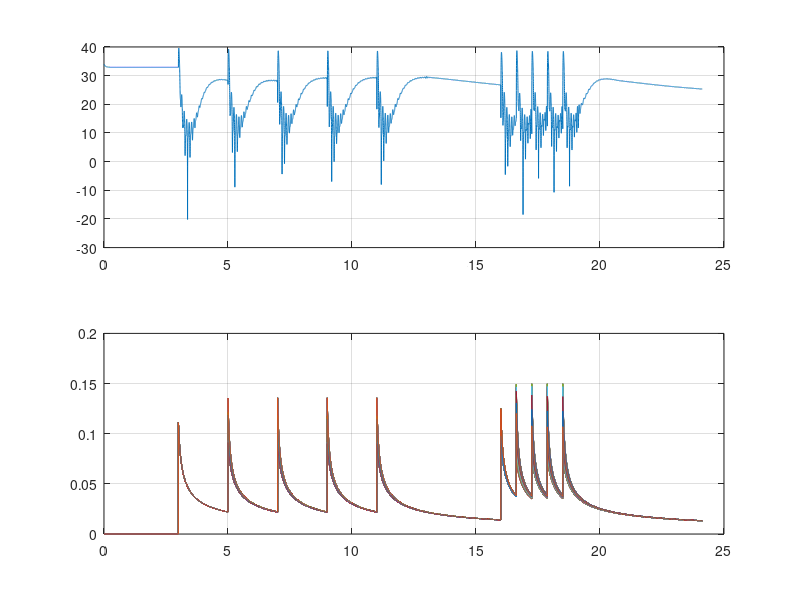

This chart was generated by the following MATLAB code: (Note: this script raises an error after producing the figure.)
%%
% this is pretty much useless
clear all;close all;clc;

% parameters for the 1st layer in the network
freqs1 = (0.1:0.1:10)';
nfreqs1 = length(freqs1);
z10 = 0.00001*ones(nfreqs1,1); % initial complex state of the oscillators
alpha1 = 0*ones(nfreqs1,1);
beta11 = -500*ones(nfreqs1,1);
beta12 = 0*ones(nfreqs1,1);
epsilon1 = 1*ones(nfreqs1,1);

% parameters for the 2nd layer in the network
freqs2 = 20*ones(nfreqs1,1);
nfreqs2 = length(freqs2);
z20 = 0.5*ones(nfreqs2,1); % initial complex state of the oscillators
alpha2 = (5:0.1:14.9)'; %*ones(nfreqs2,1);
beta21 = -alpha2 - 40;
beta22 = 0*ones(nfreqs2,1);
epsilon2 = 1*ones(nfreqs2,1);

c = 600; % coupling strength between the two layers

% parameters for time
fs = 1000;
begin_t = 3; % in seconds
T = 1/fs;
time = 0:T:begin_t-T;

z_all = [];
t_all = [];

%%% Integrate the beginning of the function
% note this initial segment has no input
% write the ODE for z dot
full_sys = @(t,z,alpha1,beta11,beta12,epsilon1,alpha2,beta21,beta22,epsilon2,freqs1,freqs2,c)  ...
    [z(1:nfreqs2).*(alpha2 + 1i*2*pi*freqs2 + beta21.*abs(z(1:nfreqs2)).^2 + ...
    (epsilon2.*beta22.*abs(z(1:nfreqs2)).^4)./(1-epsilon2.*abs(z(1:nfreqs2)).^2)) + ...
    c*(z((nfreqs2+1:nfreqs2+nfreqs1)));
    z(nfreqs2+1:nfreqs2+nfreqs1).*(alpha1 + 1i*2*pi*freqs1 + beta11.*abs(z(nfreqs2+1:nfreqs2+nfreqs1)).^2 + ...
    (epsilon1.*beta12.*abs(z(nfreqs2+1:nfreqs2+nfreqs1)).^4)./(1-epsilon1.*abs(z(nfreqs2+1:nfreqs2+nfreqs1)).^2))];
% integrate the ode to obtain the amplitude
[time,z_i] = ode45(@(t,z) full_sys(t,z,alpha1,beta11,beta12,epsilon1,alpha2,beta21,beta22,epsilon2,freqs1,freqs2,c),time,[z20' z10']);

z_all = [z_all z_i'];
t_all = [t_all time'];

%%% Period of Stimulation 1: at 1.6Hz
% parameters for time during impulse stimulation
num_pulses = 5;
F = 0.1; % forcing amplitude
f = 0.5; % period of stimulation in Hz
stim_t = 1/f; % in seconds
time = t_all(end)+T:T:t_all(end)+stim_t;

for istim = 1:num_pulses
    
    z20 = z_all(1:nfreqs2,end);
    z10 = z_all(nfreqs2+1:nfreqs2+nfreqs1,end) + (F./(1-sqrt(epsilon1).*F)).*(1./(1-sqrt(epsilon1).*conj(z_all(nfreqs2+1:nfreqs2+nfreqs1,end))));
    
    % write the ODE for z dot during stimulation
    full_sys = @(t,z,alpha1,beta11,beta12,epsilon1,alpha2,beta21,beta22,epsilon2,freqs1,freqs2,c)  ...
        [z(1:nfreqs2).*(alpha2 + 1i*2*pi*freqs2 + beta21.*abs(z(1:nfreqs2)).^2 + ...
        (epsilon2.*beta22.*abs(z(1:nfreqs2)).^4)./(1-epsilon2.*abs(z(1:nfreqs2)).^2)) + ...
        c*(z((nfreqs2+1:nfreqs2+nfreqs1)));
        z(nfreqs2+1:nfreqs2+nfreqs1).*(alpha1 + 1i*2*pi*freqs1 + beta11.*abs(z(nfreqs2+1:nfreqs2+nfreqs1)).^2 + ...
        (epsilon1.*beta12.*abs(z(nfreqs2+1:nfreqs2+nfreqs1)).^4)./(1-epsilon1.*abs(z(nfreqs2+1:nfreqs2+nfreqs1)).^2))];
    % integrate the ode to obtain the amplitude
    [time,z_i] = ode45(@(t,z) full_sys(t,z,alpha1,beta11,beta12,epsilon1,alpha2,beta21,beta22,epsilon2,freqs1,freqs2,c),time,[z20' z10']);
    
    z_all = [z_all z_i'];
    t_all = [t_all time'];
    
    % update time vector
    time = t_all(end)+T:T:t_all(end)+stim_t;
    
end

%%% let the system relax after stimulation
% parameters for time after stimulation
relax_t = 3; % in seconds
time = t_all(end)+T:T:t_all(end)+relax_t;

z20 = z_all(1:nfreqs2,end);
z10 = z_all(nfreqs2+1:nfreqs2+nfreqs1,end);

% write the ODE for z dot during relaxation
full_sys = @(t,z,alpha1,beta11,beta12,epsilon1,alpha2,beta21,beta22,epsilon2,freqs1,freqs2,c)  ...
    [z(1:nfreqs2).*(alpha2 + 1i*2*pi*freqs2 + beta21.*abs(z(1:nfreqs2)).^2 + (epsilon2.*beta22.*abs(z(1:nfreqs2)).^4)./(1-epsilon2.*abs(z(1:nfreqs2)).^2)) + c*(z((nfreqs2+1:nfreqs2+nfreqs1)));
    z(nfreqs2+1:nfreqs2+nfreqs1).*(alpha1 + 1i*2*pi*freqs1 + beta11.*abs(z(nfreqs2+1:nfreqs2+nfreqs1)).^2 + (epsilon1.*beta12.*abs(z(nfreqs2+1:nfreqs2+nfreqs1)).^4)./(1-epsilon2.*abs(z(nfreqs2+1:nfreqs2+nfreqs1)).^2))];
% integrate the ode to obtain the amplitude
[time,z_i] = ode45(@(t,z) full_sys(t,z,alpha1,beta11,beta12,epsilon1,alpha2,beta21,beta22,epsilon2,freqs1,freqs2,c),time,[z20' z10']);

z_all = [z_all z_i'];
t_all = [t_all time'];

%%% Period of Stimulation 2: at 2.2Hz
% parameters for time during impulse stimulation
f = 1.6; % period of stimulation in Hz
stim_t = 1/f; % in seconds
time = t_all(end)+T:T:t_all(end)+stim_t;

for istim = 1:num_pulses
    
    z20 = z_all(1:nfreqs2,end);
    z10 = z_all(nfreqs2+1:nfreqs2+nfreqs1,end) + (F./(1-sqrt(epsilon1).*F)).*(1./(1-sqrt(epsilon1).*conj(z_all(nfreqs2+1:nfreqs2+nfreqs1)')));
    
    % write the ODE for z dot during stimulation
    full_sys = @(t,z,alpha1,beta11,beta12,epsilon1,alpha2,beta21,beta22,epsilon2,freqs1,freqs2,c)  ...
        [z(1:nfreqs2).*(alpha2 + 1i*2*pi*freqs2 + beta21.*abs(z(1:nfreqs2)).^2 + (epsilon2.*beta22.*abs(z(1:nfreqs2)).^4)./(1-epsilon2.*abs(z(1:nfreqs2)).^2)) + c*(z((nfreqs2+1:nfreqs2+nfreqs1)));
        z(nfreqs2+1:nfreqs2+nfreqs1).*(alpha1 + 1i*2*pi*freqs1 + beta11.*abs(z(nfreqs2+1:nfreqs2+nfreqs1)).^2 + (epsilon1.*beta12.*abs(z(nfreqs2+1:nfreqs2+nfreqs1)).^4)./(1-epsilon2.*abs(z(nfreqs2+1:nfreqs2+nfreqs1)).^2))];
    % integrate the ode to obtain the amplitude
    [time,z_i] = ode45(@(t,z) full_sys(t,z,alpha1,beta11,beta12,epsilon1,alpha2,beta21,beta22,epsilon2,freqs1,freqs2,c),time,[z20' z10']);
    
    z_all = [z_all z_i'];
    t_all = [t_all time'];
    
    % update time vector
    time = t_all(end)+T:T:t_all(end)+stim_t;
    
end

%%% let the system relax after stimulation
% parameters for time after stimulation
end_t = 5; % in seconds
time = t_all(end)+T:T:t_all(end)+end_t;

z20 = z_all(1:nfreqs2,end);
z10 = z_all(nfreqs2+1:nfreqs2+nfreqs1,end);

% write the ODE for z dot during stimulation
full_sys = @(t,z,alpha1,beta11,beta12,epsilon1,alpha2,beta21,beta22,epsilon2,freqs1,freqs2,c)  ...
    [z(1:nfreqs2).*(alpha2 + 1i*2*pi*freqs2 + beta21.*abs(z(1:nfreqs2)).^2 + (epsilon2.*beta22.*abs(z(1:nfreqs2)).^4)./(1-epsilon2.*abs(z(1:nfreqs2)).^2)) + c*(z((nfreqs2+1:nfreqs2+nfreqs1)));
    z(nfreqs2+1:nfreqs2+nfreqs1).*(alpha1 + 1i*2*pi*freqs1 + beta11.*abs(z(nfreqs2+1:nfreqs2+nfreqs1)).^2 + (epsilon1.*beta12.*abs(z(nfreqs2+1:nfreqs2+nfreqs1)).^4)./(1-epsilon2.*abs(z(nfreqs2+1:nfreqs2+nfreqs1)).^2))];
% integrate the ode to obtain the amplitude
[time,z_i] = ode45(@(t,z) full_sys(t,z,alpha1,beta11,beta12,epsilon1,alpha2,beta21,beta22,epsilon2,freqs1,freqs2,c),time,[z20' z10']);

z_all = [z_all z_i'];
t_all = [t_all time'];

figure(1)
subplot(2,1,1)
plot(t_all,20*log10(abs(sum(z_all(1:nfreqs2,:)))))
grid on
subplot(2,1,2)
plot(t_all,abs(z_all(nfreqs2+1:nfreqs2+nfreqs1,:)))
grid on

figure(2)
spectrogram(sum(conj(z_all(1:nfreqs2,:)))/max(abs(sum(conj(z_all(1:nfreqs2,:))))),hann(128),100,2^nextpow2(20000),fs,'yaxis')
title('Spectrum of the Beta Oscillator (2nd layer)')
ylim([0 100])
caxis([-70 -10])

figure(3)
polar(angle(sum(z_all(1:nfreqs2,:))),abs(sum(z_all(1:nfreqs2,:))))